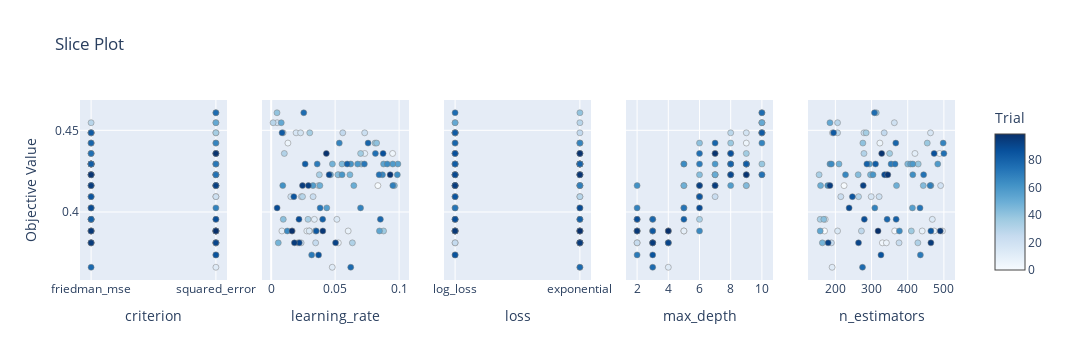

This figure's notebook cell:
### Code cell
'''plot_slice: shows the evolution of the search. You can see where in the hyperparameter space your search
went and which parts of the space were explored more.'''
optuna.visualization.plot_slice(study_GBC)

### Figure 1 — Plotly figure (JSON) as saved in the notebook; plotly's stock layout.template omitted (floating-point values rounded to 4 significant figures)
{"data": [{"marker": {"color": [0, 1, 2, 3, 4, 5, 6, 7, 8, 9, 10, 11, 12, 13, 14, 15, 16, 17, 18, 19, 20, 21, 22, 23, 24, 25, 26, 27, 28, 29, 30, 31, 32, 33, 34, 35, 36, 37, 38, 39, 40, 41, 42, 43, 44, 45, 46, 47, 48, 49, 50, 51, 52, 53, 54, 55, 56, 57, 58, 59, 60, 61, 62, 63, 64, 65, 66, 67, 68, 69, 70, 71, 72, 73, 74, 75, 76, 77, 78, 79, 80, 81, 82, 83, 84, 85, 86, 87, 88, 89, 90, 91, 92, 93, 94, 95, 96, 97, 98, 99], "colorbar": {"title": {"text": "Trial"}, "x": 1, "xpad": 40, "y": 0.5}, "colorscale": [[0, "rgb(247,251,255)"], [0.125, "rgb(222,235,247)"], [0.25, "rgb(198,219,239)"], [0.375, "rgb(158,202,225)"], [0.5, "rgb(107,174,214)"], [0.625, "rgb(66,146,198)"], [0.75, "rgb(33,113,181)"], [0.875, "rgb(8,81,156)"], [1, "rgb(8,48,107)"]], "line": {"color": "Grey", "width": 0.5}, "showscale": true}, "mode": "markers", "name": "Feasible Trial", "showlegend": false, "type": "scatter", "x": ["friedman_mse", "squared_error", "squared_error", "squared_error", "squared_error", "friedman_mse", "friedman_mse", "friedman_mse", "friedman_mse", "squared_error", "friedman_mse", "friedman_mse", "squared_error", "friedman_mse", "friedman_mse", "squared_error", "friedman_mse", "squared_error", "friedman_mse", "friedman_mse", "squared_error", "squared_error", "squared_error", "friedman_mse", "squared_error", "friedman_mse", "friedman_mse", "squared_error", "friedman_mse", "friedman_mse", "friedman_mse", "squared_error", "squared_error", "friedman_mse", "squared_error", "squared_error", "friedman_mse", "squared_error", "friedman_mse", "friedman_mse", "squared_error", "squared_error", "squared_error", "squared_error", "squared_error", "friedman_mse", "squared_error", "squared_error", "friedman_mse", "squared_error", "friedman_mse", "friedman_mse", "squared_error", "squared_error", "friedman_mse", "friedman_mse", "friedman_mse", "squared_error", "squared_error", "friedman_mse", "friedman_mse", "friedman_mse", "friedman_mse", "friedman_mse", "squared_error", "squared_error", "squared_error", "squared_error", "squared_error", "squared_error", "friedman_mse", "squared_error", "squared_error", "friedman_mse", "squared_error", "friedman_mse", "squared_error", "friedman_mse", "friedman_mse", "friedman_mse", "friedman_mse", "friedman_mse", "friedman_mse", "friedman_mse", "friedman_mse", "friedman_mse", "squared_error", "squared_error", "squared_error", "friedman_mse", "friedman_mse", "squared_error", "friedman_mse", "squared_error", "friedman_mse", "friedman_mse", "friedman_mse", "friedman_mse", "squared_error", "squared_error"], "xaxis": "x", "y": [0.3884, 0.4162, 0.3884, 0.3811, 0.4358, 0.4422, 0.3811, 0.3884, 0.3884, 0.3884, 0.4358, 0.3955, 0.3662, 0.4228, 0.3955, 0.3884, 0.4485, 0.4094, 0.4485, 0.4162, 0.4546, 0.4094, 0.4485, 0.4094, 0.3811, 0.3811, 0.4485, 0.3884, 0.4485, 0.4546, 0.4094, 0.4358, 0.3811, 0.3955, 0.4228, 0.4485, 0.4358, 0.3884, 0.4422, 0.4294, 0.4607, 0.4422, 0.3955, 0.4228, 0.4162, 0.4294, 0.4228, 0.3811, 0.4294, 0.4162, 0.4162, 0.4228, 0.4546, 0.3884, 0.4294, 0.4294, 0.4025, 0.4162, 0.4294, 0.4294, 0.4228, 0.4294, 0.4162, 0.4228, 0.4294, 0.3884, 0.4228, 0.4422, 0.4025, 0.4162, 0.4294, 0.3737, 0.4294, 0.4025, 0.4228, 0.4358, 0.4607, 0.3662, 0.3955, 0.4422, 0.4294, 0.3955, 0.4294, 0.4485, 0.3884, 0.4094, 0.3737, 0.4358, 0.3955, 0.4025, 0.4228, 0.3811, 0.3811, 0.4162, 0.4162, 0.3811, 0.3884, 0.4228, 0.4358, 0.3884], "yaxis": "y"}, {"marker": {"color": [0, 1, 2, 3, 4, 5, 6, 7, 8, 9, 10, 11, 12, 13, 14, 15, 16, 17, 18, 19, 20, 21, 22, 23, 24, 25, 26, 27, 28, 29, 30, 31, 32, 33, 34, 35, 36, 37, 38, 39, 40, 41, 42, 43, 44, 45, 46, 47, 48, 49, 50, 51, 52, 53, 54, 55, 56, 57, 58, 59, 60, 61, 62, 63, 64, 65, 66, 67, 68, 69, 70, 71, 72, 73, 74, 75, 76, 77, 78, 79, 80, 81, 82, 83, 84, 85, 86, 87, 88, 89, 90, 91, 92, 93, 94, 95, 96, 97, 98, 99], "colorbar": {"title": {"text": "Trial"}, "x": 1, "xpad": 40}, "colorscale": [[0, "rgb(247,251,255)"], [0.125, "rgb(222,235,247)"], [0.25, "rgb(198,219,239)"], [0.375, "rgb(158,202,225)"], [0.5, "rgb(107,174,214)"], [0.625, "rgb(66,146,198)"], [0.75, "rgb(33,113,181)"], [0.875, "rgb(8,81,156)"], [1, "rgb(8,48,107)"]], "line": {"color": "Grey", "width": 0.5}, "showscale": false}, "mode": "markers", "name": "Feasible Trial", "showlegend": false, "type": "scatter", "x": [0.01644, 0.08341, 0.02983, 0.02077, 0.09494, 0.01308, 0.05249, 0.06019, 0.02786, 0.008381, 0.07317, 0.03376, 0.04775, 0.05275, 0.05135, 0.02969, 0.01947, 0.02357, 0.02299, 0.037, 0.004652, 0.01534, 0.07309, 0.03276, 0.02342, 0.03477, 0.05596, 0.03456, 0.00933, 0.001501, 0.02449, 0.01027, 0.06348, 0.0288, 0.03765, 0.03015, 0.06991, 0.08786, 0.0812, 0.07049, 0.004558, 0.08244, 0.009449, 0.05211, 0.0963, 0.05537, 0.06156, 0.005554, 0.04787, 0.03809, 0.0646, 0.04637, 0.007867, 0.08464, 0.08787, 0.09906, 0.04347, 0.03268, 0.09506, 0.06758, 0.0554, 0.0622, 0.009054, 0.09861, 0.09073, 0.01264, 0.08699, 0.05324, 0.06988, 0.09509, 0.03598, 0.03164, 0.07285, 0.03827, 0.08437, 0.08148, 0.02549, 0.06219, 0.08537, 0.07576, 0.0594, 0.04026, 0.02657, 0.00851, 0.03522, 0.01772, 0.03706, 0.08748, 0.02173, 0.004632, 0.04529, 0.02193, 0.05035, 0.02909, 0.02449, 0.01816, 0.04039, 0.09301, 0.04312, 0.01628], "xaxis": "x2", "y": [0.3884, 0.4162, 0.3884, 0.3811, 0.4358, 0.4422, 0.3811, 0.3884, 0.3884, 0.3884, 0.4358, 0.3955, 0.3662, 0.4228, 0.3955, 0.3884, 0.4485, 0.4094, 0.4485, 0.4162, 0.4546, 0.4094, 0.4485, 0.4094, 0.3811, 0.3811, 0.4485, 0.3884, 0.4485, 0.4546, 0.4094, 0.4358, 0.3811, 0.3955, 0.4228, 0.4485, 0.4358, 0.3884, 0.4422, 0.4294, 0.4607, 0.4422, 0.3955, 0.4228, 0.4162, 0.4294, 0.4228, 0.3811, 0.4294, 0.4162, 0.4162, 0.4228, 0.4546, 0.3884, 0.4294, 0.4294, 0.4025, 0.4162, 0.4294, 0.4294, 0.4228, 0.4294, 0.4162, 0.4228, 0.4294, 0.3884, 0.4228, 0.4422, 0.4025, 0.4162, 0.4294, 0.3737, 0.4294, 0.4025, 0.4228, 0.4358, 0.4607, 0.3662, 0.3955, 0.4422, 0.4294, 0.3955, 0.4294, 0.4485, 0.3884, 0.4094, 0.3737, 0.4358, 0.3955, 0.4025, 0.4228, 0.3811, 0.3811, 0.4162, 0.4162, 0.3811, 0.3884, 0.4228, 0.4358, 0.3884], "yaxis": "y2"}, {"marker": {"color": [0, 1, 2, 3, 4, 5, 6, 7, 8, 9, 10, 11, 12, 13, 14, 15, 16, 17, 18, 19, 20, 21, 22, 23, 24, 25, 26, 27, 28, 29, 30, 31, 32, 33, 34, 35, 36, 37, 38, 39, 40, 41, 42, 43, 44, 45, 46, 47, 48, 49, 50, 51, 52, 53, 54, 55, 56, 57, 58, 59, 60, 61, 62, 63, 64, 65, 66, 67, 68, 69, 70, 71, 72, 73, 74, 75, 76, 77, 78, 79, 80, 81, 82, 83, 84, 85, 86, 87, 88, 89, 90, 91, 92, 93, 94, 95, 96, 97, 98, 99], "colorbar": {"title": {"text": "Trial"}, "x": 1, "xpad": 40}, "colorscale": [[0, "rgb(247,251,255)"], [0.125, "rgb(222,235,247)"], [0.25, "rgb(198,219,239)"], [0.375, "rgb(158,202,225)"], [0.5, "rgb(107,174,214)"], [0.625, "rgb(66,146,198)"], [0.75, "rgb(33,113,181)"], [0.875, "rgb(8,81,156)"], [1, "rgb(8,48,107)"]], "line": {"color": "Grey", "width": 0.5}, "showscale": false}, "mode": "markers", "name": "Feasible Trial", "showlegend": false, "type": "scatter", "x": ["log_loss", "exponential", "log_loss", "exponential", "log_loss", "log_loss", "log_loss", "log_loss", "exponential", "exponential", "log_loss", "log_loss", "exponential", "log_loss", "log_loss", "log_loss", "log_loss", "log_loss", "log_loss", "exponential", "log_loss", "log_loss", "log_loss", "exponential", "exponential", "log_loss", "exponential", "log_loss", "log_loss", "exponential", "exponential", "log_loss", "exponential", "exponential", "log_loss", "log_loss", "exponential", "exponential", "exponential", "log_loss", "exponential", "exponential", "exponential", "exponential", "log_loss", "exponential", "log_loss", "exponential", "exponential", "log_loss", "log_loss", "exponential", "log_loss", "exponential", "log_loss", "exponential", "log_loss", "exponential", "exponential", "exponential", "log_loss", "exponential", "log_loss", "exponential", "log_loss", "exponential", "log_loss", "exponential", "exponential", "exponential", "exponential", "log_loss", "exponential", "log_loss", "exponential", "exponential", "log_loss", "exponential", "log_loss", "log_loss", "exponential", "exponential", "log_loss", "log_loss", "log_loss", "log_loss", "log_loss", "log_loss", "log_loss", "exponential", "log_loss", "exponential", "exponential", "log_loss", "log_loss", "exponential", "log_loss", "exponential", "exponential", "exponential"], "xaxis": "x3", "y": [0.3884, 0.4162, 0.3884, 0.3811, 0.4358, 0.4422, 0.3811, 0.3884, 0.3884, 0.3884, 0.4358, 0.3955, 0.3662, 0.4228, 0.3955, 0.3884, 0.4485, 0.4094, 0.4485, 0.4162, 0.4546, 0.4094, 0.4485, 0.4094, 0.3811, 0.3811, 0.4485, 0.3884, 0.4485, 0.4546, 0.4094, 0.4358, 0.3811, 0.3955, 0.4228, 0.4485, 0.4358, 0.3884, 0.4422, 0.4294, 0.4607, 0.4422, 0.3955, 0.4228, 0.4162, 0.4294, 0.4228, 0.3811, 0.4294, 0.4162, 0.4162, 0.4228, 0.4546, 0.3884, 0.4294, 0.4294, 0.4025, 0.4162, 0.4294, 0.4294, 0.4228, 0.4294, 0.4162, 0.4228, 0.4294, 0.3884, 0.4228, 0.4422, 0.4025, 0.4162, 0.4294, 0.3737, 0.4294, 0.4025, 0.4228, 0.4358, 0.4607, 0.3662, 0.3955, 0.4422, 0.4294, 0.3955, 0.4294, 0.4485, 0.3884, 0.4094, 0.3737, 0.4358, 0.3955, 0.4025, 0.4228, 0.3811, 0.3811, 0.4162, 0.4162, 0.3811, 0.3884, 0.4228, 0.4358, 0.3884], "yaxis": "y3"}, {"marker": {"color": [0, 1, 2, 3, 4, 5, 6, 7, 8, 9, 10, 11, 12, 13, 14, 15, 16, 17, 18, 19, 20, 21, 22, 23, 24, 25, 26, 27, 28, 29, 30, 31, 32, 33, 34, 35, 36, 37, 38, 39, 40, 41, 42, 43, 44, 45, 46, 47, 48, 49, 50, 51, 52, 53, 54, 55, 56, 57, 58, 59, 60, 61, 62, 63, 64, 65, 66, 67, 68, 69, 70, 71, 72, 73, 74, 75, 76, 77, 78, 79, 80, 81, 82, 83, 84, 85, 86, 87, 88, 89, 90, 91, 92, 93, 94, 95, 96, 97, 98, 99], "colorbar": {"title": {"text": "Trial"}, "x": 1, "xpad": 40}, "colorscale": [[0, "rgb(247,251,255)"], [0.125, "rgb(222,235,247)"], [0.25, "rgb(198,219,239)"], [0.375, "rgb(158,202,225)"], [0.5, "rgb(107,174,214)"], [0.625, "rgb(66,146,198)"], [0.75, "rgb(33,113,181)"], [0.875, "rgb(8,81,156)"], [1, "rgb(8,48,107)"]], "line": {"color": "Grey", "width": 0.5}, "showscale": false}, "mode": "markers", "name": "Feasible Trial", "showlegend": false, "type": "scatter", "x": [5, 9, 3, 3, 7, 9, 2, 3, 2, 5, 8, 2, 4, 8, 2, 4, 10, 6, 9, 5, 10, 6, 10, 7, 2, 3, 10, 4, 8, 10, 6, 8, 4, 6, 7, 10, 9, 2, 8, 10, 10, 6, 3, 6, 9, 8, 7, 4, 9, 5, 6, 7, 10, 2, 9, 9, 5, 8, 5, 7, 9, 9, 2, 10, 5, 6, 8, 10, 2, 7, 6, 2, 8, 5, 10, 6, 10, 3, 3, 7, 8, 5, 9, 10, 3, 6, 3, 8, 2, 6, 8, 4, 3, 6, 7, 3, 2, 9, 7, 4], "xaxis": "x4", "y": [0.3884, 0.4162, 0.3884, 0.3811, 0.4358, 0.4422, 0.3811, 0.3884, 0.3884, 0.3884, 0.4358, 0.3955, 0.3662, 0.4228, 0.3955, 0.3884, 0.4485, 0.4094, 0.4485, 0.4162, 0.4546, 0.4094, 0.4485, 0.4094, 0.3811, 0.3811, 0.4485, 0.3884, 0.4485, 0.4546, 0.4094, 0.4358, 0.3811, 0.3955, 0.4228, 0.4485, 0.4358, 0.3884, 0.4422, 0.4294, 0.4607, 0.4422, 0.3955, 0.4228, 0.4162, 0.4294, 0.4228, 0.3811, 0.4294, 0.4162, 0.4162, 0.4228, 0.4546, 0.3884, 0.4294, 0.4294, 0.4025, 0.4162, 0.4294, 0.4294, 0.4228, 0.4294, 0.4162, 0.4228, 0.4294, 0.3884, 0.4228, 0.4422, 0.4025, 0.4162, 0.4294, 0.3737, 0.4294, 0.4025, 0.4228, 0.4358, 0.4607, 0.3662, 0.3955, 0.4422, 0.4294, 0.3955, 0.4294, 0.4485, 0.3884, 0.4094, 0.3737, 0.4358, 0.3955, 0.4025, 0.4228, 0.3811, 0.3811, 0.4162, 0.4162, 0.3811, 0.3884, 0.4228, 0.4358, 0.3884], "yaxis": "y4"}, {"marker": {"color": [0, 1, 2, 3, 4, 5, 6, 7, 8, 9, 10, 11, 12, 13, 14, 15, 16, 17, 18, 19, 20, 21, 22, 23, 24, 25, 26, 27, 28, 29, 30, 31, 32, 33, 34, 35, 36, 37, 38, 39, 40, 41, 42, 43, 44, 45, 46, 47, 48, 49, 50, 51, 52, 53, 54, 55, 56, 57, 58, 59, 60, 61, 62, 63, 64, 65, 66, 67, 68, 69, 70, 71, 72, 73, 74, 75, 76, 77, 78, 79, 80, 81, 82, 83, 84, 85, 86, 87, 88, 89, 90, 91, 92, 93, 94, 95, 96, 97, 98, 99], "colorbar": {"title": {"text": "Trial"}, "x": 1, "xpad": 40}, "colorscale": [[0, "rgb(247,251,255)"], [0.125, "rgb(222,235,247)"], [0.25, "rgb(198,219,239)"], [0.375, "rgb(158,202,225)"], [0.5, "rgb(107,174,214)"], [0.625, "rgb(66,146,198)"], [0.75, "rgb(33,113,181)"], [0.875, "rgb(8,81,156)"], [1, "rgb(8,48,107)"]], "line": {"color": "Grey", "width": 0.5}, "showscale": false}, "mode": "markers", "name": "Feasible Trial", "showlegend": false, "type": "scatter", "x": [170, 224, 364, 330, 488, 323, 341, 473, 440, 496, 420, 172, 191, 300, 468, 206, 463, 299, 192, 491, 363, 321, 279, 215, 376, 189, 335, 272, 206, 206, 264, 279, 428, 158, 155, 285, 350, 410, 454, 429, 313, 276, 168, 263, 443, 400, 297, 164, 210, 369, 159, 341, 185, 158, 408, 294, 413, 464, 483, 414, 304, 185, 179, 414, 189, 377, 228, 498, 309, 462, 354, 435, 365, 434, 444, 500, 308, 275, 343, 367, 287, 368, 311, 195, 464, 247, 326, 473, 280, 238, 336, 264, 180, 277, 185, 464, 490, 345, 328, 318], "xaxis": "x5", "y": [0.3884, 0.4162, 0.3884, 0.3811, 0.4358, 0.4422, 0.3811, 0.3884, 0.3884, 0.3884, 0.4358, 0.3955, 0.3662, 0.4228, 0.3955, 0.3884, 0.4485, 0.4094, 0.4485, 0.4162, 0.4546, 0.4094, 0.4485, 0.4094, 0.3811, 0.3811, 0.4485, 0.3884, 0.4485, 0.4546, 0.4094, 0.4358, 0.3811, 0.3955, 0.4228, 0.4485, 0.4358, 0.3884, 0.4422, 0.4294, 0.4607, 0.4422, 0.3955, 0.4228, 0.4162, 0.4294, 0.4228, 0.3811, 0.4294, 0.4162, 0.4162, 0.4228, 0.4546, 0.3884, 0.4294, 0.4294, 0.4025, 0.4162, 0.4294, 0.4294, 0.4228, 0.4294, 0.4162, 0.4228, 0.4294, 0.3884, 0.4228, 0.4422, 0.4025, 0.4162, 0.4294, 0.3737, 0.4294, 0.4025, 0.4228, 0.4358, 0.4607, 0.3662, 0.3955, 0.4422, 0.4294, 0.3955, 0.4294, 0.4485, 0.3884, 0.4094, 0.3737, 0.4358, 0.3955, 0.4025, 0.4228, 0.3811, 0.3811, 0.4162, 0.4162, 0.3811, 0.3884, 0.4228, 0.4358, 0.3884], "yaxis": "y5"}], "layout": {"height": 360, "title": {"text": "Slice Plot"}, "width": 1500, "xaxis": {"anchor": "y", "autorange": true, "categoryarray": ["friedman_mse", "squared_error"], "categoryorder": "array", "domain": [0, 0.168], "range": [-0.07793, 1.078], "title": {"text": "criterion"}, "type": "category"}, "xaxis2": {"anchor": "y2", "autorange": true, "domain": [0.208, 0.376], "range": [-0.006102, 0.1067], "title": {"text": "learning_rate"}, "type": "linear"}, "xaxis3": {"anchor": "y3", "autorange": true, "categoryarray": ["log_loss", "exponential"], "categoryorder": "array", "domain": [0.416, 0.584], "range": [-0.07793, 1.078], "title": {"text": "loss"}, "type": "category"}, "xaxis4": {"anchor": "y4", "autorange": true, "domain": [0.624, 0.792], "range": [1.377, 10.62], "title": {"text": "max_depth"}, "type": "linear"}, "xaxis5": {"anchor": "y5", "autorange": true, "domain": [0.832, 1], "range": [128.1, 526.9], "title": {"text": "n_estimators"}, "type": "linear"}, "yaxis": {"anchor": "x", "autorange": true, "domain": [0, 1], "range": [0.3584, 0.4686], "title": {"text": "Objective Value"}, "type": "linear"}, "yaxis2": {"anchor": "x2", "autorange": true, "domain": [0, 1], "matches": "y", "range": [0.3584, 0.4686], "showticklabels": false, "type": "linear"}, "yaxis3": {"anchor": "x3", "autorange": true, "domain": [0, 1], "matches": "y", "range": [0.3584, 0.4686], "showticklabels": false, "type": "linear"}, "yaxis4": {"anchor": "x4", "autorange": true, "domain": [0, 1], "matches": "y", "range": [0.3584, 0.4686], "showticklabels": false, "type": "linear"}, "yaxis5": {"anchor": "x5", "autorange": true, "domain": [0, 1], "matches": "y", "range": [0.3584, 0.4686], "showticklabels": false, "type": "linear"}}}
